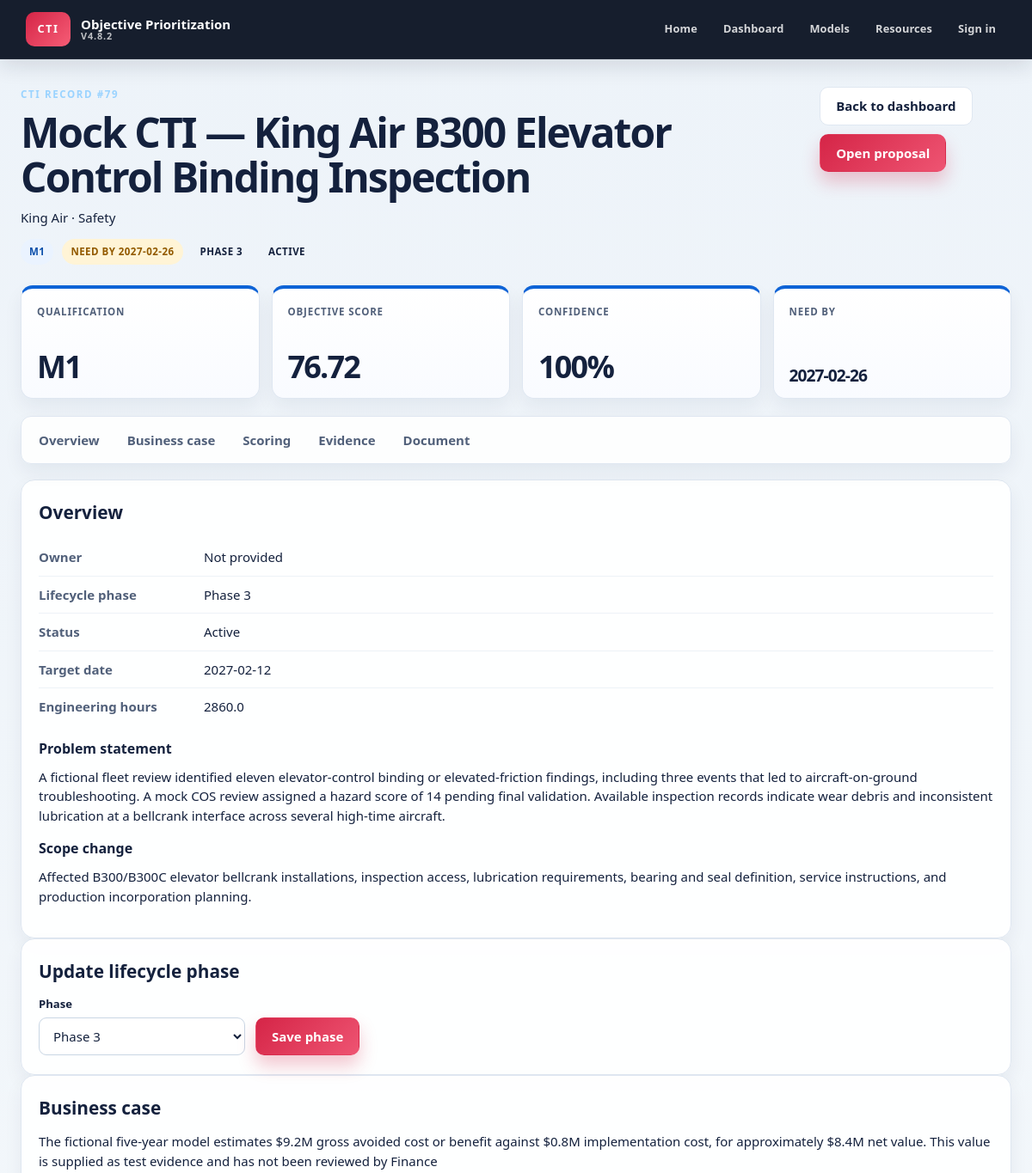
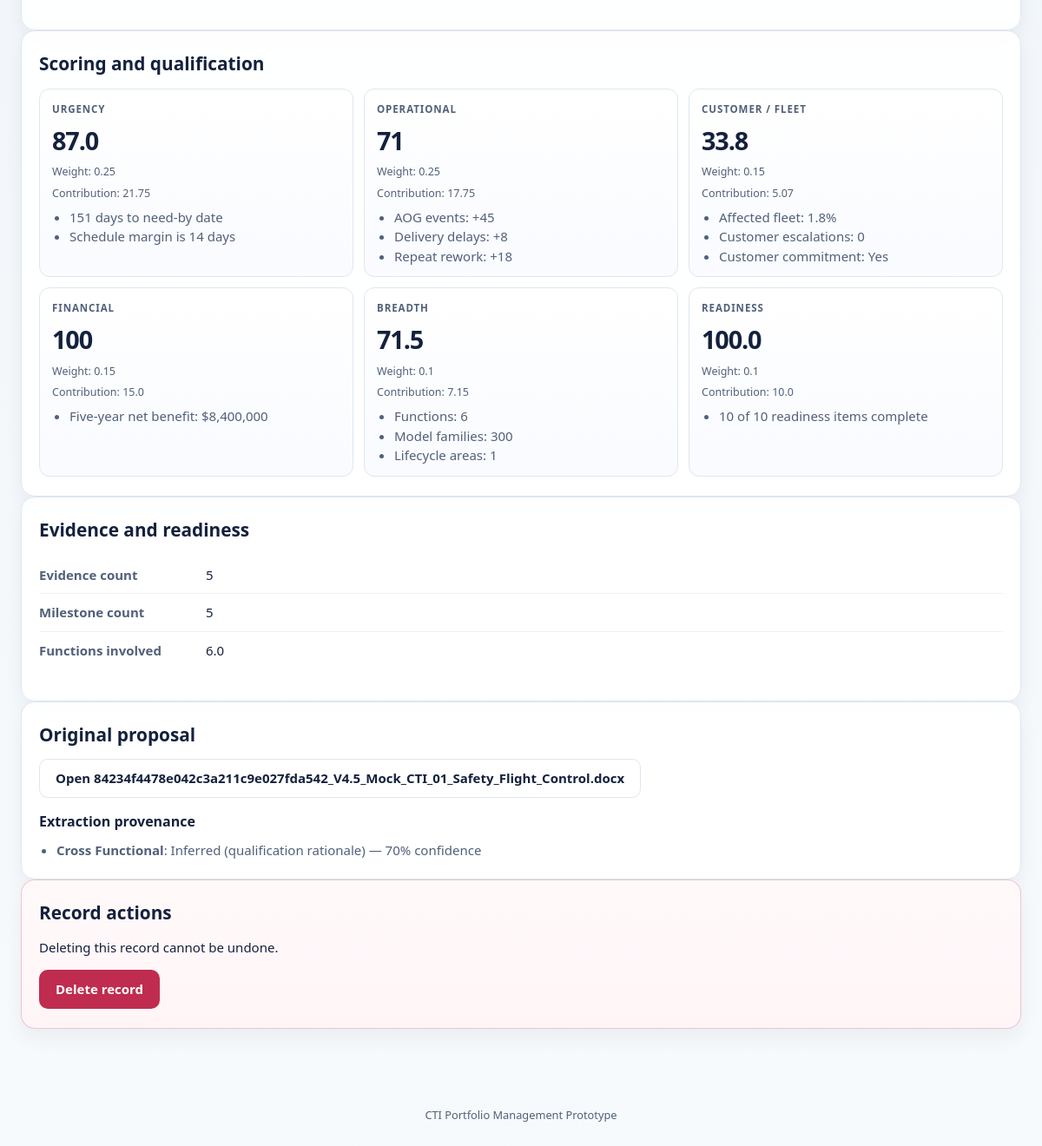
/project/79, run on the app's committed database (2 pictures, top to bottom).
### tables this page shows
CREATE TABLE cti_projects (
    id INTEGER PRIMARY KEY AUTOINCREMENT,
    external_id TEXT,
    title TEXT NOT NULL,
    program TEXT,
    driver TEXT,
    phase TEXT,
    qualification TEXT NOT NULL DEFAULT 'D',
    status TEXT NOT NULL DEFAULT 'Active',
    ops REAL,
    confidence REAL,
    urgency REAL,
    operational REAL,
    customer_fleet REAL,
    financial REAL,
    breadth REAL,
    readiness REAL,
    need_by TEXT,
    target_date TEXT,
    engineering_hours REAL,
    five_year_npv REAL,
    functions_involved REAL,
    aog_events REAL,
    prevented_deliveries REAL,
    delivery_delays REAL,
    line_interruptions REAL,
    repeat_rework REAL,
    affected_fleet_pct REAL,
    evidence_count INTEGER NOT NULL DEFAULT 0,
    milestone_count INTEGER NOT NULL DEFAULT 0,
    problem_statement TEXT,
    business_case TEXT,
    source_file TEXT,
    source_type TEXT,
    template_version TEXT,
    warnings_json TEXT NOT NULL DEFAULT '[]',
    raw_data_json TEXT NOT NULL DEFAULT '{}',
    scoring_json TEXT NOT NULL DEFAULT '{}',
    confidence_json TEXT NOT NULL DEFAULT '{}',
    archived INTEGER NOT NULL DEFAULT 0,
    created_utc TEXT NOT NULL DEFAULT CURRENT_TIMESTAMP,
    modified_utc TEXT NOT NULL DEFAULT CURRENT_TIMESTAMP
, lifecycle_phase TEXT NOT NULL DEFAULT 'Phase 1', extraction_json TEXT NOT NULL DEFAULT '{}', scope_change TEXT, scoring_model_version TEXT, scored_utc TEXT);

### phase2/routes.py (the view)
@phase2_bp.get("/project/<int:project_id>")
def project(project_id):
    item = fetch_project(
        project_id
    )
    if not item:
        abort(404)
    for field in (
        "confidence_json",
        "scoring_json",
        "raw_data_json",
        "warnings_json",
        "extraction_json",
    ):
        value = item.get(field)
        if value:
            try:
                item[
                    field.replace(
                        "_json",
                        ""
                    )
                ] = json.loads(
                    value
                )
            except Exception:
                item[
                    field.replace(
                        "_json",
                        ""
                    )
                ] = {}
    return render_template(
        "phase2/project.html",
        project=item,
        lifecycle_phase_labels=LIFECYCLE_PHASE_LABELS,
        review_reasons=
            review_reasons(
                item
            )
    )

### phase2/analytics.py (called while the page is built)
def review_reasons(project):
    reasons = []
    if not project.get("need_by"):
        reasons.append(
            "Missing need-by date"
        )
    if not project.get("target_date"):
        reasons.append(
            "Missing target date"
        )
    confidence = project.get(
        "confidence"
    )
    if isinstance(
        confidence,
        dict
    ):
        confidence = confidence.get(
            "score"
        )
    try:
        if (
            confidence is not None
            and float(confidence) < 70
        ):
            reasons.append(
                "Confidence below 70"
            )
    except (
        ValueError,
        TypeError
    ):
        pass
    if int(
        project.get(
            "evidence_count",
            0
        )
    ) == 0:
        reasons.append(
            "No evidence IDs stored"
        )
    return reasons

### phase2/database.py (called while the page is built)
def database_path(app=None):
    app = app or current_app
    configured = app.config.get('CTI_DATABASE')
    path = Path(configured) if configured else Path(app.instance_path) / 'cti.db'
    path.parent.mkdir(parents=True, exist_ok=True)
    return path

def connect(app=None):
    conn = sqlite3.connect(database_path(app))
    conn.row_factory = sqlite3.Row
    conn.execute('PRAGMA foreign_keys = ON')
    conn.execute('PRAGMA journal_mode = WAL')
    return conn

@contextmanager
def connection(app=None):
    conn = connect(app)
    try:
        yield conn
        conn.commit()
    except Exception:
        conn.rollback()
        raise
    finally:
        conn.close()

def fetch_project(project_id):
    with connection() as conn:
        row = conn.execute('SELECT * FROM cti_projects WHERE id=?', (project_id,)).fetchone()
        return dict(row) if row else None

### phase2/templates/phase2/project.html (shortened to what this page needs)
{% extends "base.html" %}
{% block content %}
{% set confidence = project.confidence|default(project.confidence_score|default('', true), true) %}
{% set scoring = project.scoring|default({}, true) %}
{% set factors = scoring.get('factors', {}) if scoring is mapping else {} %}
<section class="page-heading">
  <div>
    <p class="eyebrow">CTI RECORD #{{ project.id|default('') }}</p>
    <h1>{{ project.title|default('Untitled CTI', true) }}</h1>
    <p>
      {{ project.program|default('', true) }}
      {% if project.driver|default('', true) %}
        · {{ project.driver }}
      {% endif %}
    </p>
    <div class="button-row" style="margin-top: 14px;">
      <span class="status-pill primary">{{ project.qualification|default(project.qualification_code|default('Not available', true), true) }}</span>
      {% if project.need_by|default('', true) %}
        <span class="status-pill warning">Need by {{ project.need_by }}</span>
      {% endif %}
      <span class="status-pill">{{ lifecycle_phase_labels.get(project.lifecycle_phase, project.lifecycle_phase or 'Phase 1') }}</span>
      <span class="status-pill">{{ project.status|default('Active', true) }}</span>
    </div>
  </div>
  <div class="button-row">
    <a class="button button-secondary" href="{{ url_for('phase2.dashboard') }}">
      Back to dashboard
    </a>
    {% if project.source_file|default('', true) %}
      <a
        class="button button-primary"
        href="{{ url_for('main.uploaded_file', filename=project.source_file) }}"
      >
        Open proposal
      </a>
    {% endif %}
  </div>
</section>
<section class="metric-grid">
  <article class="metric-card">
    <span>Qualification</span>
    <strong>{{ project.qualification|default(project.qualification_code|default('Not available', true), true) }}</strong>
  </article>
  <article class="metric-card">
    <span>Objective score</span>
    <strong>{{ project.ops|default(project.score|default('Not available', true), true) }}</strong>
  </article>
  <article class="metric-card">
    <span>Confidence</span>
    <strong>
      {% if confidence is mapping %}
        {{ confidence.get('score', 'Not available') }}{% if confidence.get('score') is not none %}%{% endif %}
      {% elif confidence != '' and confidence is not none %}
        {{ confidence }}%
      {% else %}
        Not available
      {% endif %}
    </strong>
  </article>
  <article class="metric-card">
    <span>Need by</span>
    <strong class="date-value">{{ project.need_by|default('Not provided', true) }}</strong>
  </article>
</section>
<nav class="record-tabs" aria-label="Record sections">
  <a href="#overview">Overview</a>
  <a href="#business">Business case</a>
  <a href="#scoring">Scoring</a>
  <a href="#evidence">Evidence</a>
  <a href="#document">Document</a>
</nav>
<section id="overview" class="panel">
  <h2>Overview</h2>
  <dl class="detail-list">
    <div>
      <dt>Owner</dt>
      <dd>{{ project.owner|default('Not provided', true) }}</dd>
    </div>
    <div>
      <dt>Lifecycle phase</dt>
      <dd>{{ lifecycle_phase_labels.get(project.lifecycle_phase, project.lifecycle_phase or 'Phase 1') }}</dd>
    </div>
    <div>
      <dt>Status</dt>
      <dd>{{ project.status|default('Active', true) }}</dd>
    </div>
    <div>
      <dt>Target date</dt>
      <dd>{{ project.target_date|default('Not provided', true) }}</dd>
    </div>
    <div>
      <dt>Engineering hours</dt>
      <dd>{{ project.engineering_hours|default('Not provided', true) }}</dd>
    </div>
  </dl>
  <h3>Problem statement</h3>
  <p class="pre-line">{{ project.problem_statement|default('Not provided', true) }}</p>
  <h3>Scope change</h3>
  <p class="pre-line">{{ project.scope_change|default('Not provided', true) }}</p>
</section>
<section class="panel">
  <h2>Update lifecycle phase</h2>
  <form method="post" action="{{ url_for('phase2.update_project_lifecycle_phase', project_id=project.id) }}" class="inline-form">
    <label class="field">
      <span>Phase</span>
      <select name="lifecycle_phase">
        {% for key, label in lifecycle_phase_labels.items() %}
        <option value="{{ key }}"{% if project.lifecycle_phase == key %} selected{% endif %}>{{ label }}</option>
        {% endfor %}
      </select>
    </label>
    <button class="button button-primary" type="submit">Save phase</button>
  </form>
</section>
<section id="business" class="panel">
  <h2>Business case</h2>
  <p class="pre-line">{{ project.business_case|default('Not provided', true) }}</p>
</section>
<section id="scoring" class="panel">
  <h2>Scoring and qualification</h2>
  {% if factors %}
    <div class="json-grid">
      {% for factor_key, factor in factors.items() %}
        <article class="score-card">
          <span>
            {% if factor is mapping %}
              {{ factor.get('label', factor_key|replace('_', ' ')|title) }}
            {% else %}
              {{ factor_key|replace('_', ' ')|title }}
            {% endif %}
          </span>
          <strong>
            {% if factor is mapping %}
              {{ factor.get('score', 'Not available') }}
            {% else %}
              {{ factor }}
            {% endif %}
          </strong>
          {% if factor is mapping and factor.get('weight') is not none %}
            <small>Weight: {{ factor.get('weight') }}</small>
          {% endif %}
          {% if factor is mapping and factor.get('contribution') is not none %}
            <small>Contribution: {{ factor.get('contribution') }}</small>
          {% endif %}
          {% if factor is mapping and factor.get('details', []) %}
            <ul class="clean-list">
              {% for detail in factor.get('details', []) %}
                <li>{{ detail }}</li>
              {% endfor %}
            </ul>
          {% endif %}
        </article>
      {% endfor %}
    </div>
  {% else %}
    <p>No scoring detail is available for this record.</p>
  {% endif %}
</section>
<section id="evidence" class="panel">
  <h2>Evidence and readiness</h2>
  <dl class="detail-list">
    <div>
      <dt>Evidence count</dt>
      <dd>{{ project.evidence_count|default('Not provided', true) }}</dd>
    </div>
    <div>
      <dt>Milestone count</dt>
      <dd>{{ project.milestone_count|default('Not provided', true) }}</dd>
    </div>
    <div>
      <dt>Functions involved</dt>
      <dd>{{ project.functions_involved|default('Not provided', true) }}</dd>
    </div>
  </dl>
</section>
<section id="document" class="panel">
  <h2>Original proposal</h2>
  {% if project.source_file|default('', true) %}
    <p>
      <a
        class="button button-secondary"
        href="{{ url_for('main.uploaded_file', filename=project.source_file) }}"
      >
        Open {{ project.original_file_name|default(project.source_file, true) }}
      </a>
    </p>
  {% else %}
    <p>No original proposal is linked to this record.</p>
  {% endif %}
  {% if project.extraction and project.extraction.fields %}
    <h3>Extraction provenance</h3>
    <ul class="clean-list">
      {% for field, metadata in project.extraction.fields.items() if metadata.status in ['inferred', 'conflict', 'missing'] %}
        <li><strong>{{ field|replace('_', ' ')|title }}</strong>: {{ metadata.status|title }}{% if metadata.location %} ({{ metadata.location }}){% endif %} — {{ metadata.confidence }}% confidence</li>
      {% endfor %}
    </ul>
  {% endif %}
</section>
<section class="panel danger-zone">
  <h2>Record actions</h2>
  <p>Deleting this record cannot be undone.</p>
  <form
    method="post"
    action="{{ url_for('phase2.delete_record', project_id=project.id) }}"
    onsubmit="return confirm('Delete this CTI record permanently?');"
  >
    <button class="button button-danger" type="submit">
      Delete record
    </button>
  </form>
</section>
{% endblock %}

### data on the page
cti_projects: id "79", title "Mock CTI — King Air B300 Elevator Control Binding Inspection", program "King Air", driver "Safety", qualification "M1", need_by "2027-02-26", get "PHASE 3", status "ACTIVE", ops "76.72", get "Phase 3", status "Active", target_date "2027-02-12", engineering_hours "2860.0", problem_statement "A fictional fleet review identified eleven elevator-control binding or elevated-friction findings, including three events that led to aircraft-on-ground troubleshooting. A mock COS review assigned a hazard score of 14 pending final validation. Available inspection records indicate wear debris and inconsistent lubrication at a bellcrank interface across several high-time aircraft.", scope_change "Affected B300/B300C elevator bellcrank installations, inspection access, lubrication requirements, bearing and seal definition, service instructions, and production incorporation planning.", lifecycle_phase "Phase 3", business_case "The fictional five-year model estimates $9.2M gross avoided cost or benefit against $0.8M implementation cost, for approximately $8.4M net value. This value is supplied as test evidence and has not been reviewed by Finance", evidence_count "5", milestone_count "5", functions_involved "6.0", original_file_name "84234f4478e042c3a211c9e027fda542_V4.5_Mock_CTI_01_Safety_Flight_Control.docx"

### other printed values
{{ confidence.get('score', 'Not available') }} "100"
{{ project.owner|default('Not provided', true) }} "Not provided"
{{ factor.get('label', factor_key|replace('_', ' ')|title) }} "URGENCY" "OPERATIONAL" "CUSTOMER / FLEET" "FINANCIAL" "BREADTH" "READINESS"
{{ factor.get('score', 'Not available') }} "87.0" "71" "33.8" "100" "71.5" "100.0"
{{ factor.get('weight') }} "0.25" "0.25" "0.15" "0.15" "0.1" "0.1"
{{ factor.get('contribution') }} "21.75" "17.75" "5.07" "15.0" "7.15" "10.0"
{{ detail }} "151 days to need-by date" "Schedule margin is 14 days" "AOG events: +45" "Delivery delays: +8" "Repeat rework: +18" "Affected fleet: 1.8%" "Customer escalations: 0" "Customer commitment: Yes" "Five-year net benefit: $8,400,000" "Functions: 6" "Model families: 300" "Lifecycle areas: 1" "10 of 10 readiness items complete"
{{ field|replace('_', ' ')|title }} "Cross Functional"
{{ metadata.status|title }} "Inferred"
{{ metadata.location }} "qualification rationale"
{{ metadata.confidence }} "70"
